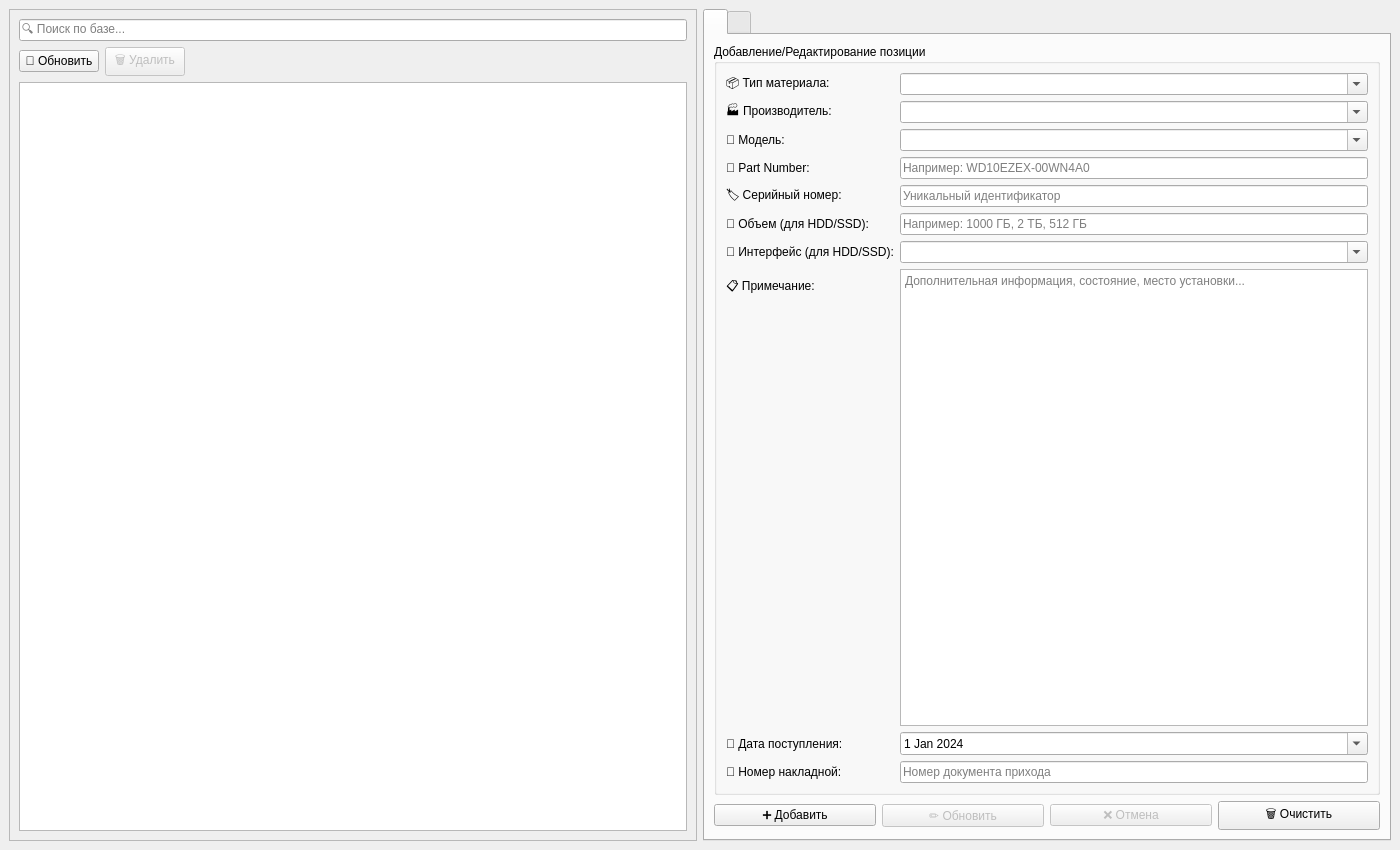
<?xml version="1.0" encoding="UTF-8"?>
<ui version="4.0">
 <class>MainWindow</class>
 <widget class="QMainWindow" name="MainWindow">
  <property name="geometry">
   <rect>
    <x>0</x>
    <y>0</y>
    <width>1400</width>
    <height>850</height>
   </rect>
  </property>
  <property name="windowTitle">
   <string>Учет ЗИП</string>
  </property>
  <widget class="QWidget" name="centralwidget">
   <layout class="QHBoxLayout" name="horizontalLayout">
    <item>
     <widget class="QFrame" name="leftFrame">
      <property name="frameShape">
       <enum>QFrame::StyledPanel</enum>
      </property>
      <property name="frameShadow">
       <enum>QFrame::Raised</enum>
      </property>
      <layout class="QVBoxLayout" name="verticalLayout_2">
       <item>
        <widget class="QLineEdit" name="searchLineEdit">
         <property name="placeholderText">
          <string>🔍 Поиск по базе...</string>
         </property>
        </widget>
       </item>
       <item>
        <layout class="QHBoxLayout" name="horizontalLayout_4">
         <item>
          <widget class="QPushButton" name="refreshTreeButton">
           <property name="toolTip">
            <string>Обновить дерево материалов</string>
           </property>
           <property name="text">
            <string>🔄 Обновить</string>
           </property>
          </widget>
         </item>
         <item>
          <widget class="QPushButton" name="deleteFromTreeButton">
           <property name="enabled">
            <bool>false</bool>
           </property>
           <property name="toolTip">
            <string>Удалить выбранный элемент из дерева</string>
           </property>
           <property name="text">
            <string>🗑️ Удалить</string>
           </property>
          </widget>
         </item>
         <item>
          <spacer name="horizontalSpacer_2">
           <property name="orientation">
            <enum>Qt::Horizontal</enum>
           </property>
           <property name="sizeHint" stdset="0">
            <size>
             <width>40</width>
             <height>20</height>
            </size>
           </property>
          </spacer>
         </item>
        </layout>
       </item>
       <item>
        <widget class="QTreeWidget" name="materialsTree">
         <property name="contextMenuPolicy">
          <enum>Qt::CustomContextMenu</enum>
         </property>
         <property name="headerHidden">
          <bool>true</bool>
         </property>
         <property name="columnCount">
          <number>1</number>
         </property>
         <column>
          <property name="text">
           <string notr="true">1</string>
          </property>
         </column>
        </widget>
       </item>
      </layout>
     </widget>
    </item>
    <item>
     <widget class="QTabWidget" name="tabWidget">
      <property name="currentIndex">
       <number>0</number>
      </property>
      <widget class="QWidget" name="inputTab">
       <property name="windowTitle">
        <string>➕ Добавление</string>
       </property>
       <attribute name="title">
        <string/>
       </attribute>
       <layout class="QVBoxLayout" name="verticalLayout">
        <item>
         <widget class="QGroupBox" name="inputGroupBox">
          <property name="title">
           <string>Добавление/Редактирование позиции</string>
          </property>
          <layout class="QFormLayout" name="formLayout">
           <item row="0" column="0">
            <widget class="QLabel" name="materialTypeLabel">
             <property name="text">
              <string>📦 Тип материала:</string>
             </property>
            </widget>
           </item>
           <item row="0" column="1">
            <widget class="QComboBox" name="materialTypeCombo">
             <property name="editable">
              <bool>true</bool>
             </property>
            </widget>
           </item>
           <item row="1" column="0">
            <widget class="QLabel" name="manufacturerLabel">
             <property name="text">
              <string>🏭 Производитель:</string>
             </property>
            </widget>
           </item>
           <item row="1" column="1">
            <widget class="QComboBox" name="manufacturerCombo">
             <property name="editable">
              <bool>true</bool>
             </property>
            </widget>
           </item>
           <item row="2" column="0">
            <widget class="QLabel" name="modelLabel">
             <property name="text">
              <string>📝 Модель:</string>
             </property>
            </widget>
           </item>
           <item row="2" column="1">
            <widget class="QComboBox" name="modelCombo">
             <property name="editable">
              <bool>true</bool>
             </property>
            </widget>
           </item>
           <item row="3" column="0">
            <widget class="QLabel" name="partNumberLabel">
             <property name="text">
              <string>🔢 Part Number:</string>
             </property>
            </widget>
           </item>
           <item row="3" column="1">
            <widget class="QLineEdit" name="partNumberLineEdit">
             <property name="placeholderText">
              <string>Например: WD10EZEX-00WN4A0</string>
             </property>
            </widget>
           </item>
           <item row="4" column="0">
            <widget class="QLabel" name="serialLabel">
             <property name="text">
              <string>🏷️ Серийный номер:</string>
             </property>
            </widget>
           </item>
           <item row="4" column="1">
            <widget class="QLineEdit" name="serialLineEdit">
             <property name="placeholderText">
              <string>Уникальный идентификатор</string>
             </property>
            </widget>
           </item>
           <item row="5" column="0">
            <widget class="QLabel" name="capacityLabel">
             <property name="text">
              <string>💾 Объем (для HDD/SSD):</string>
             </property>
            </widget>
           </item>
           <item row="5" column="1">
            <widget class="QLineEdit" name="capacityLineEdit">
             <property name="placeholderText">
              <string>Например: 1000 ГБ, 2 ТБ, 512 ГБ</string>
             </property>
            </widget>
           </item>
           <item row="6" column="0">
            <widget class="QLabel" name="interfaceLabel">
             <property name="text">
              <string>🔌 Интерфейс (для HDD/SSD):</string>
             </property>
            </widget>
           </item>
           <item row="6" column="1">
            <widget class="QComboBox" name="interfaceCombo">
             <property name="editable">
              <bool>true</bool>
             </property>
            </widget>
           </item>
           <item row="7" column="0">
            <widget class="QLabel" name="notesLabel">
             <property name="text">
              <string>📋 Примечание:</string>
             </property>
            </widget>
           </item>
           <item row="7" column="1">
            <widget class="QTextEdit" name="notesTextEdit">
             <property name="placeholderText">
              <string>Дополнительная информация, состояние, место установки...</string>
             </property>
            </widget>
           </item>
           <item row="8" column="0">
            <widget class="QLabel" name="arrivalDateLabel">
             <property name="text">
              <string>📅 Дата поступления:</string>
             </property>
            </widget>
           </item>
           <item row="8" column="1">
            <widget class="QDateEdit" name="arrivalDateEdit">
             <property name="calendarPopup">
              <bool>true</bool>
             </property>
             <property name="date">
              <date>
               <year>2024</year>
               <month>1</month>
               <day>1</day>
              </date>
             </property>
            </widget>
           </item>
           <item row="9" column="0">
            <widget class="QLabel" name="invoiceLabel">
             <property name="text">
              <string>📄 Номер накладной:</string>
             </property>
            </widget>
           </item>
           <item row="9" column="1">
            <widget class="QLineEdit" name="invoiceLineEdit">
             <property name="placeholderText">
              <string>Номер документа прихода</string>
             </property>
            </widget>
           </item>
          </layout>
         </widget>
        </item>
        <item>
         <layout class="QHBoxLayout" name="horizontalLayout_2">
          <item>
           <widget class="QPushButton" name="addButton">
            <property name="text">
             <string>➕ Добавить</string>
            </property>
           </widget>
          </item>
          <item>
           <widget class="QPushButton" name="updateButton">
            <property name="enabled">
             <bool>false</bool>
            </property>
            <property name="text">
             <string>✏️ Обновить</string>
            </property>
           </widget>
          </item>
          <item>
           <widget class="QPushButton" name="cancelButton">
            <property name="enabled">
             <bool>false</bool>
            </property>
            <property name="text">
             <string>❌ Отмена</string>
            </property>
           </widget>
          </item>
          <item>
           <widget class="QPushButton" name="clearButton">
            <property name="text">
             <string>🗑️ Очистить</string>
            </property>
           </widget>
          </item>
         </layout>
        </item>
       </layout>
      </widget>
      <widget class="QWidget" name="viewTab">
       <property name="windowTitle">
        <string>👁️ Просмотр</string>
       </property>
       <attribute name="title">
        <string/>
       </attribute>
       <layout class="QVBoxLayout" name="verticalLayout_3">
        <item>
         <layout class="QHBoxLayout" name="horizontalLayout_3">
          <item>
           <widget class="QPushButton" name="generateReportButton">
            <property name="text">
             <string>📊 Сформировать отчет</string>
            </property>
           </widget>
          </item>
          <item>
           <widget class="QPushButton" name="sortButton">
            <property name="text">
             <string>📊 Сортировка</string>
            </property>
           </widget>
          </item>
          <item>
           <widget class="QPushButton" name="editButton">
            <property name="enabled">
             <bool>false</bool>
            </property>
            <property name="text">
             <string>✏️ Редактировать</string>
            </property>
           </widget>
          </item>
          <item>
           <widget class="QPushButton" name="deleteButton">
            <property name="enabled">
             <bool>false</bool>
            </property>
            <property name="text">
             <string>🗑️ Удалить</string>
            </property>
           </widget>
          </item>
          <item>
           <spacer name="horizontalSpacer">
            <property name="orientation">
             <enum>Qt::Horizontal</enum>
            </property>
            <property name="sizeHint" stdset="0">
             <size>
              <width>40</width>
              <height>20</height>
             </size>
            </property>
           </spacer>
          </item>
         </layout>
        </item>
        <item>
         <widget class="QTableWidget" name="inventoryTable">
          <property name="selectionMode">
           <enum>QAbstractItemView::SingleSelection</enum>
          </property>
          <property name="selectionBehavior">
           <enum>QAbstractItemView::SelectRows</enum>
          </property>
          <property name="columnCount">
           <number>10</number>
          </property>
          <column/>
          <column/>
          <column/>
          <column/>
          <column/>
          <column/>
          <column/>
          <column/>
          <column/>
          <column/>
         </widget>
        </item>
       </layout>
      </widget>
     </widget>
    </item>
   </layout>
  </widget>
 </widget>
 <resources/>
 <connections/>
</ui>
